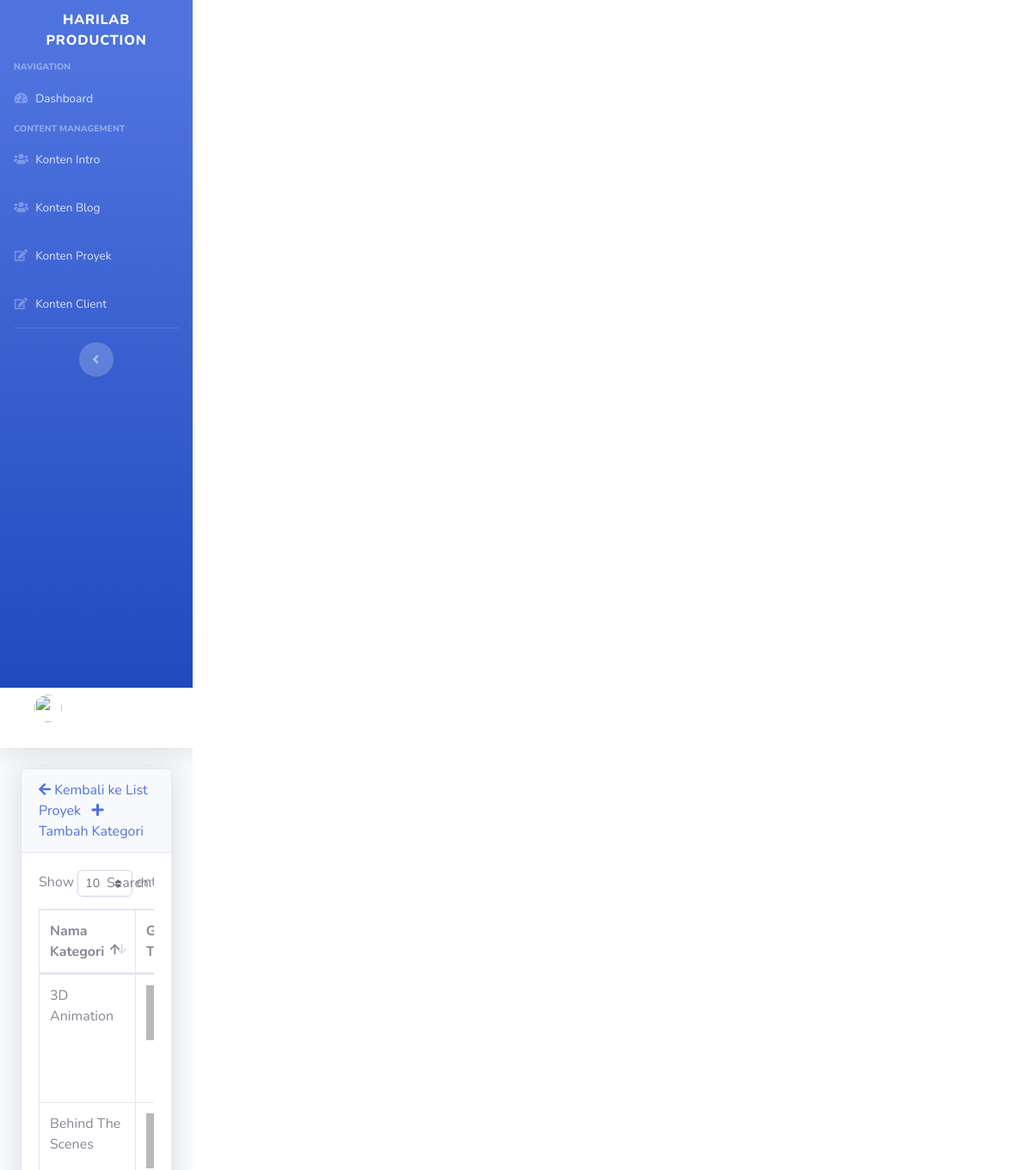
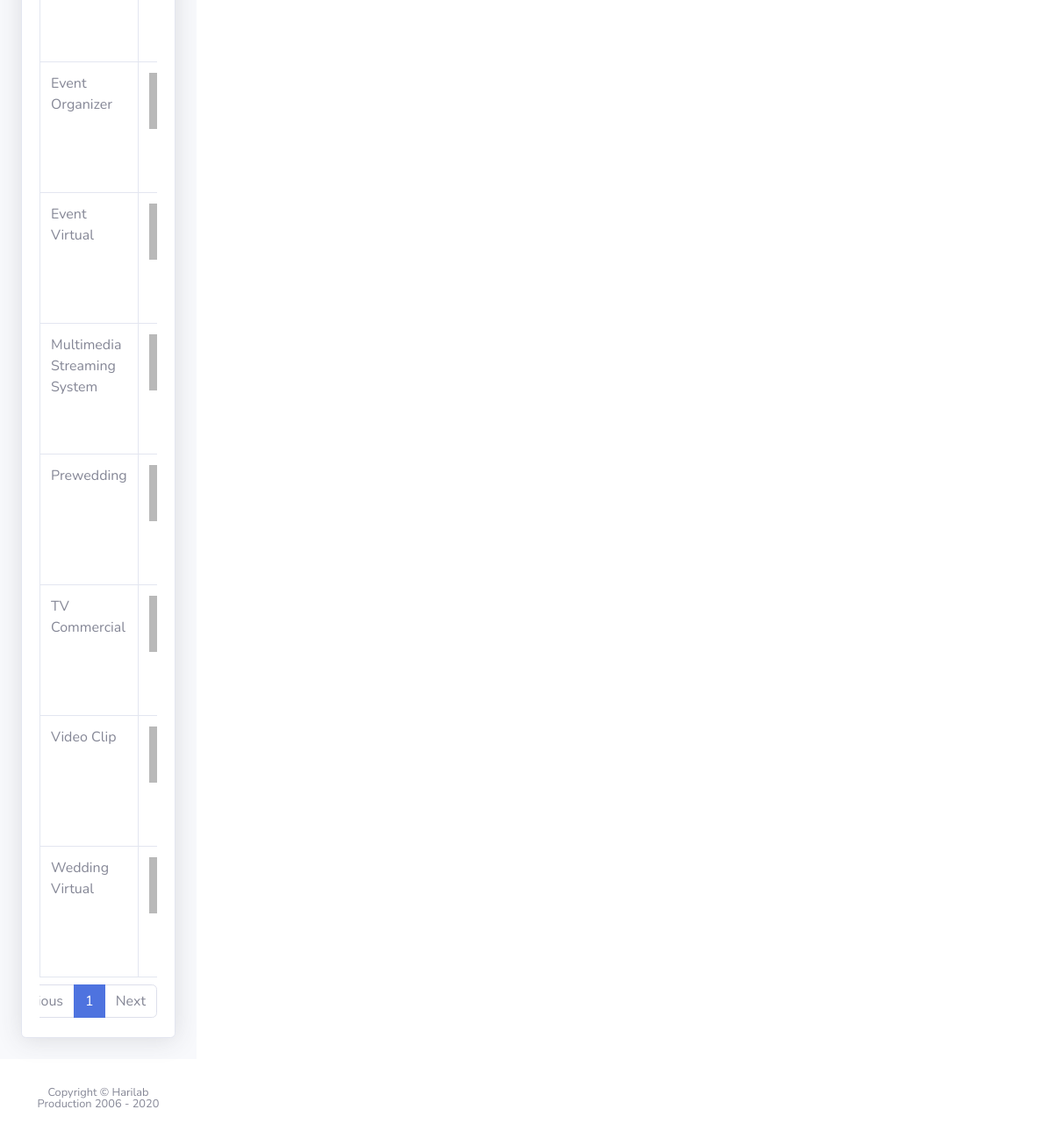
The page /index.php/admin/category on the database its author committed (2 pictures, top to bottom).
### tables this page shows
CREATE TABLE `tb_kategori` (
  `id_kategori` varchar(25) NOT NULL,
  `nama_kategori` varchar(50) NOT NULL,
  `image` varchar(255) NOT NULL DEFAULT 'default.jpg'
);

### application/controllers/admin/Category.php (called while the page is built, shortened)
<?php
class Category extends CI_Controller {
    public function __construct()
    {
        $this->load->model("admin/category_model");
        $this->load->library('form_validation');
    }
    public function index()
    {
        $data["category"] = $this->category_model->getAll();
        $this->load->view("admin/list_kategori", $data);
    }
}

### index.php (called while the page is built, shortened)
<?php
require_once BASEPATH.'core/CodeIgniter.php';

### application/models/admin/Category_model.php (called while the page is built, shortened)
<?php defined('BASEPATH') or exit('No direct script access allowed');
class Category_model extends CI_Model
{
    private $_table = "tb_kategori";
    public function getAll()
    {
        return $this->db->get($this->_table)->result();
    }
}

### application/views/admin/list_kategori.php (the view, shortened to what this page needs)
<!DOCTYPE html>
<html lang="en">
<head>
    <link href="<?= base_url() ?>assets-backend/vendor/fontawesome-free/css/all.min.css" rel="stylesheet" type="text/css">
    <link href="<?= base_url() ?>assets-backend/css/sb-admin-2.min.css" rel="stylesheet">
    <link href="<?= base_url() ?>assets-backend/vendor/datatables/dataTables.bootstrap4.min.css" rel="stylesheet">
</head>
<body id="page-top">
    <div id="wrapper">
        <ul class="navbar-nav bg-gradient-primary sidebar sidebar-dark accordion" id="accordionSidebar">
            <div id="content-wrapper" class="d-flex flex-column">
                <div id="content">
                    <div class="container-fluid">
                        <div class="card shadow mb-4">
                            <div class="card-header">
                                <a href="<?php echo site_url('admin/proyek') ?>"><i class="fas fa-arrow-left"></i> Kembali ke List Proyek</a>&nbsp;&nbsp;
                                <a href="<?php echo site_url('admin/category/add') ?>"><i class="fas fa-plus"></i> Tambah Kategori</a>
                            </div>
                            <div class="card-body">
                                <div class="table-responsive">
                                    <table class="table table-bordered" id="dataTable" width="100%" cellspacing="0">
                                        <thead>
                                            <tr>
                                                <th>Nama Kategori</th>
                                                <th>Gambar Thumbnail</th>
                                            </tr>
                                        </thead>
                                        <tbody>
                                            <?php foreach ($category as $k) : ?>
                                                <tr>
                                                    <td width="250">
                                                        <?php echo $k->nama_kategori ?>
                                                    </td>
                                                    <td>
                                                        <img src="<?= base_url('uploads/kategori_img/' . $k->image) ?>" width="64">
                                                    </td>
                                                </tr>
                                            <?php endforeach; ?>
                                        </tbody>
                                    </table>
                                </div>
                            </div>
                        </div>
                    </div>
                </div>
            </div>
    </div>
</body>
</html>

### rows shown on the page
tb_kategori: nama_kategori "Wedding Virtual", image (placeholder picture)
tb_kategori: nama_kategori "Prewedding", image (placeholder picture)
tb_kategori: nama_kategori "Video Clip", image (placeholder picture)
tb_kategori: nama_kategori "Event Virtual", image (placeholder picture)
tb_kategori: nama_kategori "Event Organizer", image (placeholder picture)
tb_kategori: nama_kategori "Multimedia Streaming System", image (placeholder picture)
tb_kategori: nama_kategori "TV Commercial", image (placeholder picture)
tb_kategori: nama_kategori "Behind The Scenes", image (placeholder picture)
tb_kategori: nama_kategori "3D Animation", image (placeholder picture)
